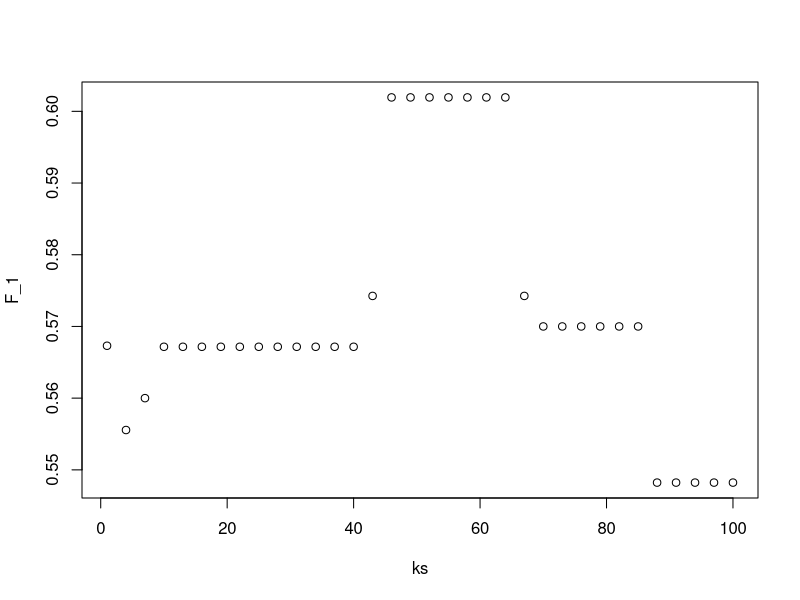

Here is the R script that generated this plot:
set.seed(1, sample.kind="Rounding")
library(caret)
library(tidyverse)
library(dslabs)

data(heights)
head(heights)
ks <- seq(1, 101, 3)

#create test index
test_index<-createDataPartition(heights$sex,times=1,p=0.5,list=FALSE)

#create test and train dataset by splitting data using test index.
test_set <- heights[test_index, ]
train_set <- heights[-test_index, ]

F_1 <- sapply(ks, function(k){


#fitting the line
knn_fit<-knn3(sex~height,data=train_set,k=k)

y_hat_knn<-predict(knn_fit, test_set, type = "class")
#F1 score
F_meas(data = y_hat_knn, reference = test_set$sex)

})

plot(ks, F_1)
#index<-which.max(F_1)
#ks[index]

df<-data.frame(k=ks,f_score=F_1)
df%>%arrange(f_score)

ks[which.max(F_1)]
